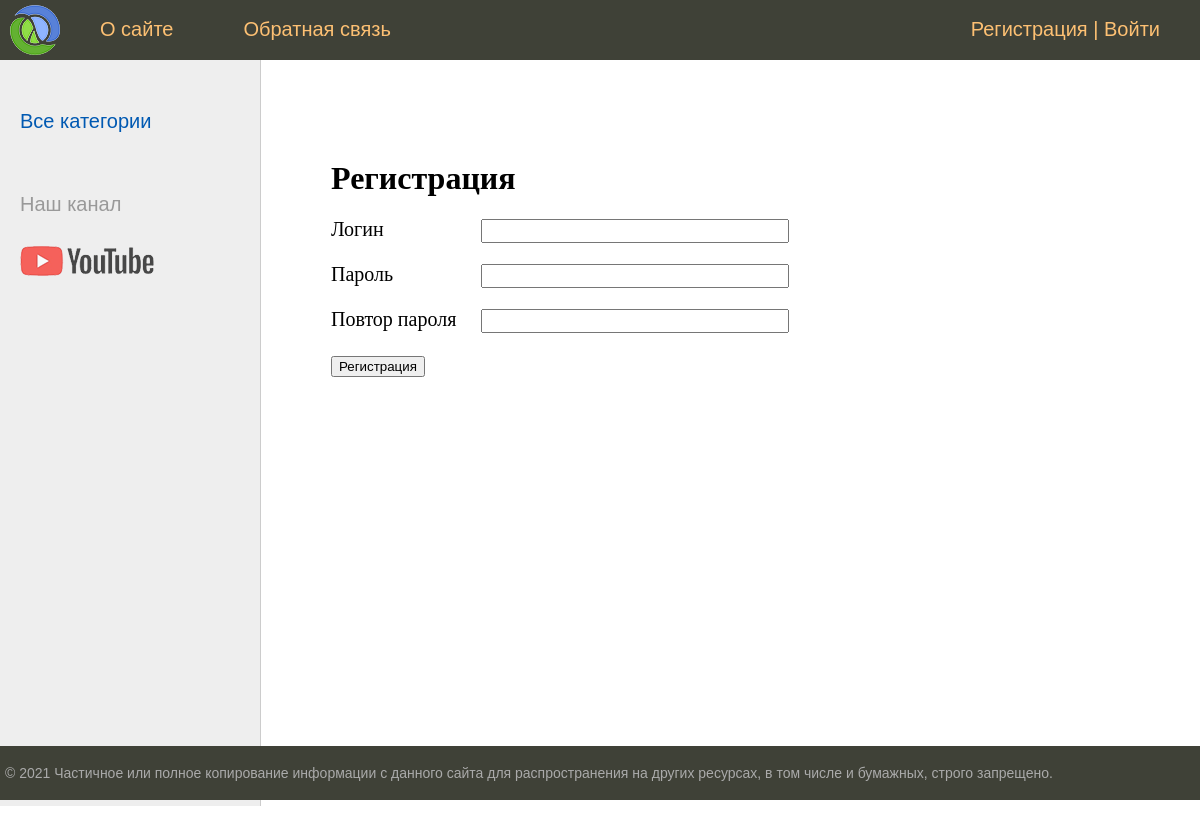
Page /register/ on the earlier database version.
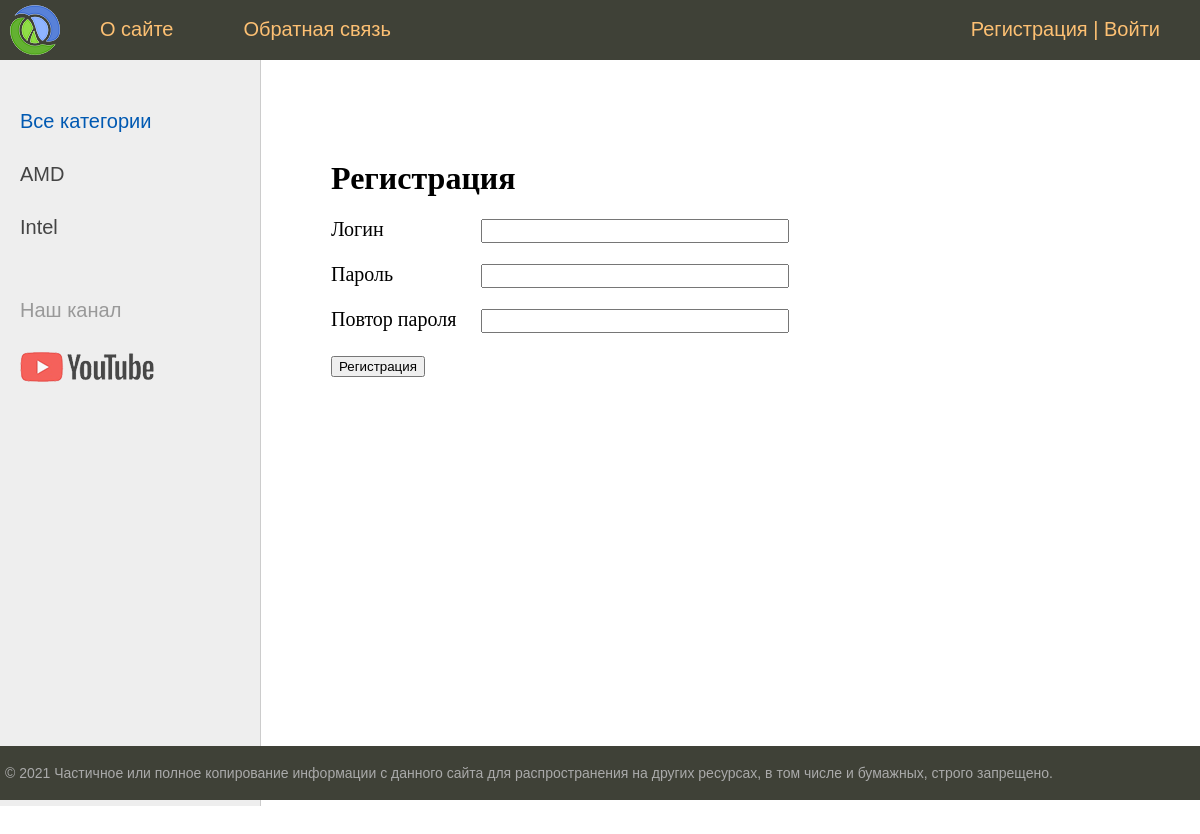
Same page on the later database version.
### main/models.py (models this page shows, shortened)
class Category(models.Model):
    name = models.CharField(max_length=100, db_index=True, verbose_name='Процессор')
    slug = models.SlugField(max_length=255, unique=True, db_index=True, verbose_name='URL')
    def get_absolute_url(self):
        return reverse('category', kwargs={'cat_slug': self.slug})
    class Meta:
        verbose_name = 'Категория'
        verbose_name_plural = 'Категории'
        ordering = ['id']

### main/views.py (the view, shortened to what this page needs)
# urls.py: path('register/', RegisterUser.as_view(), name='register'),
class RegisterUser(DataMixin, CreateView):
    form_class = RegisterUserForm
    template_name = 'main/register.html'
    success_url = reverse_lazy('login')
    def get_context_data(self, *, object_list=None, **kwargs):
        context = super().get_context_data(**kwargs)
        c_def = self.get_user_context(title='Регистрация')
        return dict(list(context.items()) + list(c_def.items()))

### main/forms.py
class RegisterUserForm(UserCreationForm):
    username = forms.CharField(label='Логин', widget=forms.TextInput(attrs={'class': 'form-input'}))
    password1 = forms.CharField(label='Пароль', widget=forms.PasswordInput(attrs={'class': 'form-input'}))
    password2 = forms.CharField(label='Повтор пароля', widget=forms.PasswordInput(attrs={'class': 'form-input'}))
    class Meta:
        model = User
        fields = ['username', 'password1', 'password2']

### main/utils.py (called while the page is built)
    def get_user_context(self, **kwargs):
        context = kwargs
        cats = Category.objects.annotate(Count('notebook'))
        user_menu = menu.copy()
        if not self.request.user.is_authenticated:
            user_menu.pop(1)
        context['menu'] = user_menu
        context['cats'] = cats
        if 'cat_selected' not in context:
            context['cat_selected'] = 0
        return context

### main/templates/main/register.html (shortened to what this page needs)
{% extends 'main/base.html' %}
{% block content %}
<h1>{{title}}</h1>
<form method="post">
    {% for f in form %}
        <p><label class="form-label" for="{{ f.id_for_label }}">{{f.label}}</label>{{ f }}</p>
    {% endfor %}
    <button type="submit">Регистрация</button>
</form>
{% endblock %}

### main/templates/main/base.html (shortened to what this page needs)
{% load static %}
{% load main_tags %}
<!DOCTYPE html>
<html>
<head>
	<link type="text/css" href="{% static 'main/css/styles.css' %}" rel="stylesheet" />
</head>
<body>
<table class="table-page" border=0 cellpadding="0" cellspacing="0">
<tr><td valign=top>
{% block mainmenu %}
	<div class="header">
		<ul id="mainmenu" class="mainmenu">
		<li class="logo"><a href="{% url 'home' %}"><div class="logo"></div></a></li>
{% for m in menu %}
	<li><a href="{% url m.url_name %}">{{m.title}}</a></li>
{% endfor %}
	{% if request.user.is_authenticated %}
		<li class="last">{{user.username}} | <a href="{% url 'logout' %}">Выйти</a></li>
	{% else %}
		<li class="last"><a href="{% url 'register' %}">Регистрация</a> | <a href="{% url 'login' %}">Войти</a></li>
	{% endif %}
		</ul>
	</div>
{% endblock %}
<table class="table-content" border=0 cellpadding="0" cellspacing="0">
<tr>
	<td valign="top" class="left-chapters">
	<ul id="leftchapters">
		{% if cat_selected == 0 %}
		    <li class="selected">Все категории</li>
		{% else %}
		    <li><a href="{% url 'home' %}">Все категории</a></li>
		{% endif %}
		{% for c in cats %}
		{% if c.notebook__count > 0 %}
			{% if c.pk == cat_selected %}
		    	<li class="selected">{{c.name}}</li>
			{% else %}
		    	<li><a href="{{ c.get_absolute_url }}">{{c.name}}</a> </li>
			{% endif %}
		{% endif %}
		{% endfor %}
		<li class="share">
		<p>Наш канал</p>
		<a class="share-yt" href="https://www.youtube.com/channel/UClJzWfGWuGJL2t-3dYKcHTA/playlists" target="_blank" rel="nofollow"></a>
		</li>
	</ul>
</td>
<td valign="top" class="content">
	<div class="content-text">
{% block content %}
{% endblock %}
	</div>
</td></tr></table>
</td></tr>
<tr><td valign=top>
	<div id="footer">
		<p>&copy; 2021 Частичное или полное копирование информации с данного сайта для распространения на других ресурсах, в том числе и бумажных, строго запрещено.</p>
	</div>
</td></tr></table>
</body>
</html>

Differences in the rows shown:
added Category: name "AMD"
added Category: name "Intel"
